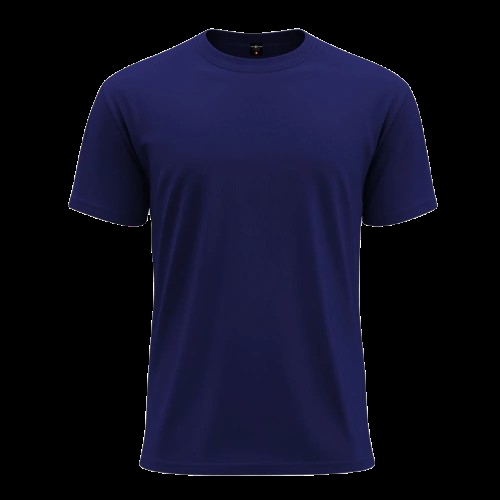
#> input picture FashionRecommendation/tshirt.png, 500 x 500 px
$ python mask.py
#> lines starting #> are read from the running program, lines starting #| are printed output that depends on the picture; after the words box and inside, x2 and y2 are one past the last pixel; in counts of white or black regions, pixels touching at a corner belong together
import cv2
import numpy as np

cloth = cv2.imread("tshirt.png")
#> cloth is the input picture: shape (500, 500, 3); mean B, G, R 31.7, 14.1, 13.8
gray = cv2.cvtColor(cloth, cv2.COLOR_BGR2GRAY)
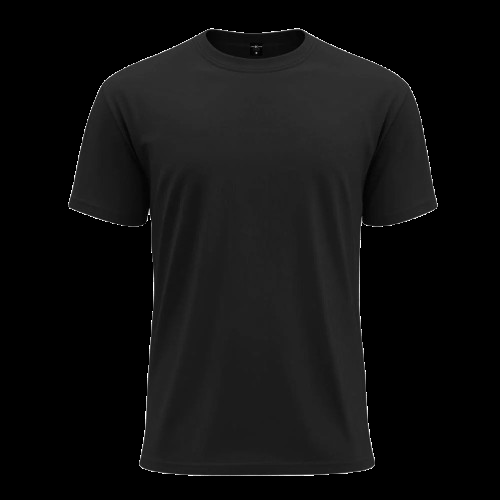
#> gray: shape (500, 500); min 0, max 255, mean 16
_, mask = cv2.threshold(gray, 200, 255, cv2.THRESH_BINARY)
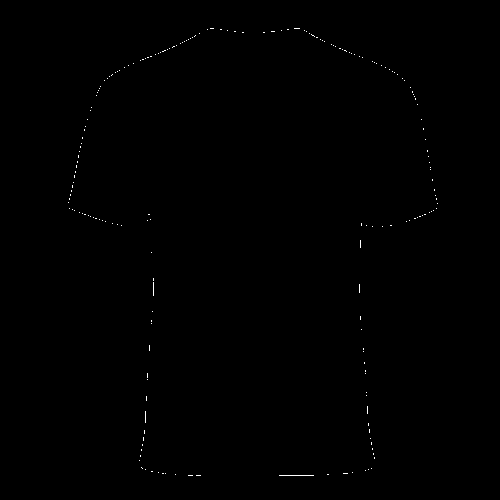
#> mask: shape (500, 500); 0.16% white in thin lines or dots, all inside (x1, y1, x2, y2) = (68, 28, 438, 476)
mask = 255 - mask
cv2.imwrite("cloth_mask.jpg", mask)
cv2.imshow("Cloth Mask", mask)
cv2.waitKey(0)
cv2.destroyAllWindows()
